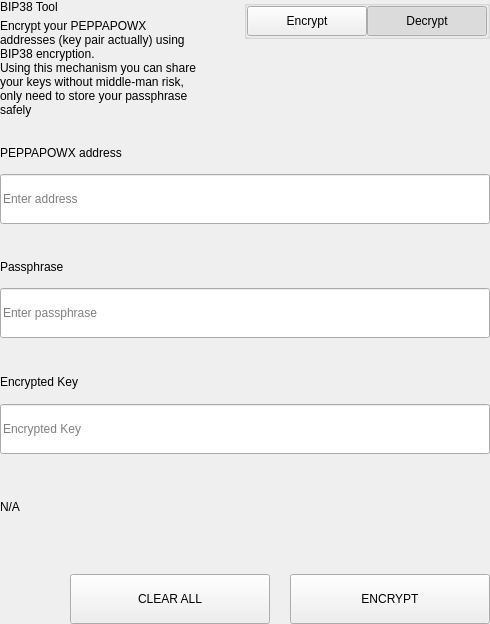
<?xml version="1.0" encoding="UTF-8"?>
<ui version="4.0">
 <class>SettingsBitToolWidget</class>
 <widget class="QWidget" name="SettingsBitToolWidget">
  <property name="geometry">
   <rect>
    <x>0</x>
    <y>0</y>
    <width>490</width>
    <height>624</height>
   </rect>
  </property>
  <property name="windowTitle">
   <string>Form</string>
  </property>
  <layout class="QVBoxLayout" name="verticalLayout">
   <property name="spacing">
    <number>0</number>
   </property>
   <property name="leftMargin">
    <number>0</number>
   </property>
   <property name="topMargin">
    <number>0</number>
   </property>
   <property name="rightMargin">
    <number>0</number>
   </property>
   <property name="bottomMargin">
    <number>0</number>
   </property>
   <item>
    <widget class="QWidget" name="left" native="true">
     <layout class="QVBoxLayout" name="verticalLayout_3">
      <property name="leftMargin">
       <number>0</number>
      </property>
      <property name="topMargin">
       <number>0</number>
      </property>
      <property name="rightMargin">
       <number>0</number>
      </property>
      <property name="bottomMargin">
       <number>0</number>
      </property>
      <item>
       <layout class="QVBoxLayout" name="verticalLayout_2">
        <property name="spacing">
         <number>0</number>
        </property>
        <item>
         <layout class="QHBoxLayout" name="horizontalLayout_3" stretch="3,1">
          <property name="spacing">
           <number>40</number>
          </property>
          <item>
           <layout class="QVBoxLayout" name="verticalLayoutTitle">
            <property name="spacing">
             <number>5</number>
            </property>
            <item>
             <widget class="QLabel" name="labelTitle">
              <property name="text">
               <string>BIP38 Tool</string>
              </property>
             </widget>
            </item>
            <item>
             <widget class="QLabel" name="labelSubtitle1">
              <property name="text">
               <string>Encrypt your PEPPAPOWX addresses (key pair actually) using BIP38 encryption.
Using this mechanism you can share your keys without middle-man risk, only need to store your passphrase safely</string>
              </property>
              <property name="wordWrap">
               <bool>true</bool>
              </property>
             </widget>
            </item>
           </layout>
          </item>
          <item alignment="Qt::AlignTop">
           <widget class="QGroupBox" name="groupBox">
            <property name="title">
             <string/>
            </property>
            <property name="alignment">
             <set>Qt::AlignLeading|Qt::AlignLeft|Qt::AlignTop</set>
            </property>
            <layout class="QHBoxLayout" name="horizontalLayout_4">
             <property name="spacing">
              <number>0</number>
             </property>
             <property name="leftMargin">
              <number>0</number>
             </property>
             <property name="topMargin">
              <number>0</number>
             </property>
             <property name="rightMargin">
              <number>0</number>
             </property>
             <property name="bottomMargin">
              <number>0</number>
             </property>
             <item>
              <spacer name="horizontalSpacer">
               <property name="orientation">
                <enum>Qt::Horizontal</enum>
               </property>
               <property name="sizeHint" stdset="0">
                <size>
                 <width>40</width>
                 <height>20</height>
                </size>
               </property>
              </spacer>
             </item>
             <item>
              <widget class="QPushButton" name="pushLeft">
               <property name="minimumSize">
                <size>
                 <width>120</width>
                 <height>30</height>
                </size>
               </property>
               <property name="maximumSize">
                <size>
                 <width>120</width>
                 <height>30</height>
                </size>
               </property>
               <property name="focusPolicy">
                <enum>Qt::NoFocus</enum>
               </property>
               <property name="text">
                <string>Encrypt</string>
               </property>
               <property name="checkable">
                <bool>true</bool>
               </property>
               <property name="autoExclusive">
                <bool>true</bool>
               </property>
              </widget>
             </item>
             <item>
              <widget class="QPushButton" name="pushRight">
               <property name="minimumSize">
                <size>
                 <width>120</width>
                 <height>30</height>
                </size>
               </property>
               <property name="maximumSize">
                <size>
                 <width>120</width>
                 <height>30</height>
                </size>
               </property>
               <property name="focusPolicy">
                <enum>Qt::NoFocus</enum>
               </property>
               <property name="text">
                <string>Decrypt</string>
               </property>
               <property name="checkable">
                <bool>true</bool>
               </property>
               <property name="checked">
                <bool>true</bool>
               </property>
               <property name="autoExclusive">
                <bool>true</bool>
               </property>
              </widget>
             </item>
            </layout>
           </widget>
          </item>
         </layout>
        </item>
        <item>
         <widget class="QStackedWidget" name="stackedWidget">
          <property name="currentIndex">
           <number>1</number>
          </property>
          <widget class="QWidget" name="pageDecrypt">
           <layout class="QVBoxLayout" name="verticalLayout_5">
            <property name="spacing">
             <number>0</number>
            </property>
            <property name="leftMargin">
             <number>0</number>
            </property>
            <property name="topMargin">
             <number>0</number>
            </property>
            <property name="rightMargin">
             <number>0</number>
            </property>
            <property name="bottomMargin">
             <number>0</number>
            </property>
            <item>
             <widget class="QWidget" name="widget" native="true">
              <property name="minimumSize">
               <size>
                <width>0</width>
                <height>100</height>
               </size>
              </property>
              <layout class="QVBoxLayout" name="verticalLayout_4">
               <property name="spacing">
                <number>0</number>
               </property>
               <property name="leftMargin">
                <number>0</number>
               </property>
               <property name="topMargin">
                <number>0</number>
               </property>
               <property name="rightMargin">
                <number>0</number>
               </property>
               <property name="bottomMargin">
                <number>0</number>
               </property>
               <item>
                <spacer name="verticalSpacer_2">
                 <property name="orientation">
                  <enum>Qt::Vertical</enum>
                 </property>
                 <property name="sizeType">
                  <enum>QSizePolicy::Fixed</enum>
                 </property>
                 <property name="sizeHint" stdset="0">
                  <size>
                   <width>20</width>
                   <height>20</height>
                  </size>
                 </property>
                </spacer>
               </item>
               <item>
                <layout class="QHBoxLayout" name="horizontalLayout_6" stretch="2">
                 <property name="spacing">
                  <number>0</number>
                 </property>
                 <item>
                  <layout class="QVBoxLayout" name="verticalLayout_7">
                   <property name="spacing">
                    <number>9</number>
                   </property>
                   <item>
                    <widget class="QLabel" name="labelSubtitleKey">
                     <property name="minimumSize">
                      <size>
                       <width>0</width>
                       <height>20</height>
                      </size>
                     </property>
                     <property name="maximumSize">
                      <size>
                       <width>16777215</width>
                       <height>20</height>
                      </size>
                     </property>
                     <property name="text">
                      <string>Encrypted key</string>
                     </property>
                    </widget>
                   </item>
                   <item>
                    <widget class="QLineEdit" name="lineEditKey">
                     <property name="minimumSize">
                      <size>
                       <width>0</width>
                       <height>50</height>
                      </size>
                     </property>
                     <property name="maximumSize">
                      <size>
                       <width>16777215</width>
                       <height>50</height>
                      </size>
                     </property>
                     <property name="placeholderText">
                      <string>Enter a encrypted key</string>
                     </property>
                    </widget>
                   </item>
                  </layout>
                 </item>
                </layout>
               </item>
               <item>
                <spacer name="verticalSpacer_3">
                 <property name="orientation">
                  <enum>Qt::Vertical</enum>
                 </property>
                 <property name="sizeType">
                  <enum>QSizePolicy::Fixed</enum>
                 </property>
                 <property name="sizeHint" stdset="0">
                  <size>
                   <width>20</width>
                   <height>20</height>
                  </size>
                 </property>
                </spacer>
               </item>
               <item>
                <layout class="QVBoxLayout" name="verticalLayout_9">
                 <property name="spacing">
                  <number>9</number>
                 </property>
                 <item>
                  <widget class="QLabel" name="labelSubtitlePassphrase">
                   <property name="maximumSize">
                    <size>
                     <width>16777215</width>
                     <height>20</height>
                    </size>
                   </property>
                   <property name="text">
                    <string>Passphrase</string>
                   </property>
                  </widget>
                 </item>
                 <item>
                  <widget class="QLineEdit" name="lineEditPassphrase">
                   <property name="minimumSize">
                    <size>
                     <width>0</width>
                     <height>50</height>
                    </size>
                   </property>
                   <property name="maximumSize">
                    <size>
                     <width>16777215</width>
                     <height>50</height>
                    </size>
                   </property>
                   <property name="placeholderText">
                    <string>Enter a passphrase</string>
                   </property>
                  </widget>
                 </item>
                </layout>
               </item>
               <item>
                <spacer name="verticalSpacer_4">
                 <property name="orientation">
                  <enum>Qt::Vertical</enum>
                 </property>
                 <property name="sizeType">
                  <enum>QSizePolicy::Fixed</enum>
                 </property>
                 <property name="sizeHint" stdset="0">
                  <size>
                   <width>20</width>
                   <height>20</height>
                  </size>
                 </property>
                </spacer>
               </item>
               <item>
                <widget class="QWidget" name="widget_3" native="true">
                 <property name="sizePolicy">
                  <sizepolicy hsizetype="Preferred" vsizetype="Fixed">
                   <horstretch>0</horstretch>
                   <verstretch>0</verstretch>
                  </sizepolicy>
                 </property>
                 <layout class="QVBoxLayout" name="verticalLayout_10">
                  <property name="spacing">
                   <number>9</number>
                  </property>
                  <property name="leftMargin">
                   <number>0</number>
                  </property>
                  <property name="topMargin">
                   <number>0</number>
                  </property>
                  <property name="rightMargin">
                   <number>0</number>
                  </property>
                  <property name="bottomMargin">
                   <number>0</number>
                  </property>
                  <item>
                   <widget class="QLabel" name="labelSubtitleDecryptResult">
                    <property name="minimumSize">
                     <size>
                      <width>0</width>
                      <height>20</height>
                     </size>
                    </property>
                    <property name="maximumSize">
                     <size>
                      <width>16777215</width>
                      <height>20</height>
                     </size>
                    </property>
                    <property name="text">
                     <string>Decrypted address result</string>
                    </property>
                   </widget>
                  </item>
                  <item>
                   <widget class="QWidget" name="widget_4" native="true">
                    <layout class="QHBoxLayout" name="horizontalLayout" stretch="6,0,1">
                     <property name="spacing">
                      <number>0</number>
                     </property>
                     <property name="leftMargin">
                      <number>0</number>
                     </property>
                     <property name="topMargin">
                      <number>0</number>
                     </property>
                     <property name="rightMargin">
                      <number>0</number>
                     </property>
                     <property name="bottomMargin">
                      <number>0</number>
                     </property>
                     <item alignment="Qt::AlignVCenter">
                      <widget class="QLineEdit" name="lineEditDecryptResult">
                       <property name="minimumSize">
                        <size>
                         <width>0</width>
                         <height>50</height>
                        </size>
                       </property>
                       <property name="maximumSize">
                        <size>
                         <width>16777215</width>
                         <height>50</height>
                        </size>
                       </property>
                       <property name="placeholderText">
                        <string>Decrypted Address</string>
                       </property>
                      </widget>
                     </item>
                     <item>
                      <spacer name="horizontalSpacer_4">
                       <property name="orientation">
                        <enum>Qt::Horizontal</enum>
                       </property>
                       <property name="sizeType">
                        <enum>QSizePolicy::Fixed</enum>
                       </property>
                       <property name="sizeHint" stdset="0">
                        <size>
                         <width>20</width>
                         <height>50</height>
                        </size>
                       </property>
                      </spacer>
                     </item>
                     <item>
                      <widget class="QPushButton" name="pushButtonImport">
                       <property name="minimumSize">
                        <size>
                         <width>140</width>
                         <height>40</height>
                        </size>
                       </property>
                       <property name="text">
                        <string>Import Address</string>
                       </property>
                      </widget>
                     </item>
                    </layout>
                   </widget>
                  </item>
                 </layout>
                </widget>
               </item>
               <item>
                <widget class="QLabel" name="statusLabel_DEC">
                 <property name="maximumSize">
                  <size>
                   <width>16777215</width>
                   <height>40</height>
                  </size>
                 </property>
                 <property name="text">
                  <string/>
                 </property>
                </widget>
               </item>
               <item>
                <spacer name="verticalSpacer">
                 <property name="orientation">
                  <enum>Qt::Vertical</enum>
                 </property>
                 <property name="sizeType">
                  <enum>QSizePolicy::Preferred</enum>
                 </property>
                 <property name="sizeHint" stdset="0">
                  <size>
                   <width>20</width>
                   <height>20</height>
                  </size>
                 </property>
                </spacer>
               </item>
               <item>
                <layout class="QHBoxLayout" name="horizontalLayout_7">
                 <property name="spacing">
                  <number>0</number>
                 </property>
                 <item>
                  <spacer name="horizontalSpacer_5">
                   <property name="orientation">
                    <enum>Qt::Horizontal</enum>
                   </property>
                   <property name="sizeType">
                    <enum>QSizePolicy::Expanding</enum>
                   </property>
                   <property name="sizeHint" stdset="0">
                    <size>
                     <width>40</width>
                     <height>20</height>
                    </size>
                   </property>
                  </spacer>
                 </item>
                 <item>
                  <widget class="QPushButton" name="pushButtonDecryptClear">
                   <property name="minimumSize">
                    <size>
                     <width>200</width>
                     <height>50</height>
                    </size>
                   </property>
                   <property name="maximumSize">
                    <size>
                     <width>200</width>
                     <height>50</height>
                    </size>
                   </property>
                   <property name="text">
                    <string>CLEAR</string>
                   </property>
                  </widget>
                 </item>
                 <item>
                  <spacer name="horizontalSpacer_3">
                   <property name="orientation">
                    <enum>Qt::Horizontal</enum>
                   </property>
                   <property name="sizeType">
                    <enum>QSizePolicy::Fixed</enum>
                   </property>
                   <property name="sizeHint" stdset="0">
                    <size>
                     <width>20</width>
                     <height>20</height>
                    </size>
                   </property>
                  </spacer>
                 </item>
                 <item>
                  <widget class="QPushButton" name="pushButtonDecrypt">
                   <property name="minimumSize">
                    <size>
                     <width>200</width>
                     <height>50</height>
                    </size>
                   </property>
                   <property name="maximumSize">
                    <size>
                     <width>200</width>
                     <height>50</height>
                    </size>
                   </property>
                   <property name="text">
                    <string>DECRYPT KEY</string>
                   </property>
                  </widget>
                 </item>
                </layout>
               </item>
              </layout>
             </widget>
            </item>
           </layout>
          </widget>
          <widget class="QWidget" name="pageEncrypt">
           <layout class="QVBoxLayout" name="verticalLayout_11">
            <property name="spacing">
             <number>0</number>
            </property>
            <property name="leftMargin">
             <number>0</number>
            </property>
            <property name="topMargin">
             <number>0</number>
            </property>
            <property name="rightMargin">
             <number>0</number>
            </property>
            <property name="bottomMargin">
             <number>0</number>
            </property>
            <item>
             <spacer name="verticalSpacer_8">
              <property name="orientation">
               <enum>Qt::Vertical</enum>
              </property>
              <property name="sizeType">
               <enum>QSizePolicy::Fixed</enum>
              </property>
              <property name="sizeHint" stdset="0">
               <size>
                <width>20</width>
                <height>20</height>
               </size>
              </property>
             </spacer>
            </item>
            <item>
             <widget class="QWidget" name="containerAddressEnc" native="true">
              <layout class="QVBoxLayout" name="containerAddressEncLayout">
               <property name="spacing">
                <number>5</number>
               </property>
               <property name="leftMargin">
                <number>0</number>
               </property>
               <property name="topMargin">
                <number>0</number>
               </property>
               <property name="rightMargin">
                <number>0</number>
               </property>
               <property name="bottomMargin">
                <number>0</number>
               </property>
               <item>
                <widget class="QLabel" name="labelSubtitleAddress">
                 <property name="minimumSize">
                  <size>
                   <width>0</width>
                   <height>20</height>
                  </size>
                 </property>
                 <property name="maximumSize">
                  <size>
                   <width>16777215</width>
                   <height>20</height>
                  </size>
                 </property>
                 <property name="text">
                  <string>PEPPAPOWX address</string>
                 </property>
                </widget>
               </item>
               <item>
                <widget class="QLineEdit" name="addressIn_ENC">
                 <property name="minimumSize">
                  <size>
                   <width>0</width>
                   <height>50</height>
                  </size>
                 </property>
                 <property name="placeholderText">
                  <string>Enter address</string>
                 </property>
                </widget>
               </item>
              </layout>
             </widget>
            </item>
            <item>
             <spacer name="verticalSpacer_6">
              <property name="orientation">
               <enum>Qt::Vertical</enum>
              </property>
              <property name="sizeType">
               <enum>QSizePolicy::Fixed</enum>
              </property>
              <property name="sizeHint" stdset="0">
               <size>
                <width>20</width>
                <height>20</height>
               </size>
              </property>
             </spacer>
            </item>
            <item>
             <widget class="QWidget" name="containerAddress" native="true">
              <layout class="QHBoxLayout" name="horizontalLayout_9" stretch="2">
               <property name="spacing">
                <number>0</number>
               </property>
               <property name="leftMargin">
                <number>0</number>
               </property>
               <property name="topMargin">
                <number>0</number>
               </property>
               <property name="rightMargin">
                <number>0</number>
               </property>
               <property name="bottomMargin">
                <number>0</number>
               </property>
               <item>
                <layout class="QVBoxLayout" name="verticalLayout_8">
                 <property name="spacing">
                  <number>5</number>
                 </property>
                 <item>
                  <widget class="QLabel" name="labelSubtitleMessage">
                   <property name="minimumSize">
                    <size>
                     <width>0</width>
                     <height>20</height>
                    </size>
                   </property>
                   <property name="maximumSize">
                    <size>
                     <width>16777215</width>
                     <height>20</height>
                    </size>
                   </property>
                   <property name="text">
                    <string>Passphrase</string>
                   </property>
                  </widget>
                 </item>
                 <item>
                  <widget class="QLineEdit" name="passphraseIn_ENC">
                   <property name="minimumSize">
                    <size>
                     <width>0</width>
                     <height>50</height>
                    </size>
                   </property>
                   <property name="maximumSize">
                    <size>
                     <width>16777215</width>
                     <height>50</height>
                    </size>
                   </property>
                   <property name="placeholderText">
                    <string>Enter passphrase</string>
                   </property>
                  </widget>
                 </item>
                </layout>
               </item>
              </layout>
             </widget>
            </item>
            <item>
             <spacer name="verticalSpacer_7">
              <property name="orientation">
               <enum>Qt::Vertical</enum>
              </property>
              <property name="sizeType">
               <enum>QSizePolicy::Fixed</enum>
              </property>
              <property name="sizeHint" stdset="0">
               <size>
                <width>20</width>
                <height>20</height>
               </size>
              </property>
             </spacer>
            </item>
            <item>
             <widget class="QWidget" name="widget_2" native="true">
              <property name="minimumSize">
               <size>
                <width>0</width>
                <height>75</height>
               </size>
              </property>
              <property name="maximumSize">
               <size>
                <width>16777215</width>
                <height>16777215</height>
               </size>
              </property>
              <layout class="QVBoxLayout" name="verticalLayout_6">
               <property name="leftMargin">
                <number>0</number>
               </property>
               <property name="topMargin">
                <number>0</number>
               </property>
               <property name="rightMargin">
                <number>0</number>
               </property>
               <property name="bottomMargin">
                <number>0</number>
               </property>
               <item>
                <widget class="QLabel" name="labelSubtitleEncryptedKey">
                 <property name="minimumSize">
                  <size>
                   <width>0</width>
                   <height>20</height>
                  </size>
                 </property>
                 <property name="maximumSize">
                  <size>
                   <width>16777215</width>
                   <height>20</height>
                  </size>
                 </property>
                 <property name="text">
                  <string>Encrypted Key</string>
                 </property>
                </widget>
               </item>
               <item>
                <widget class="QLineEdit" name="encryptedKeyOut_ENC">
                 <property name="minimumSize">
                  <size>
                   <width>0</width>
                   <height>50</height>
                  </size>
                 </property>
                 <property name="placeholderText">
                  <string>Encrypted Key</string>
                 </property>
                </widget>
               </item>
              </layout>
             </widget>
            </item>
            <item>
             <widget class="QLabel" name="statusLabel_ENC">
              <property name="text">
               <string notr="true">N/A</string>
              </property>
             </widget>
            </item>
            <item>
             <spacer name="verticalSpacer_5">
              <property name="orientation">
               <enum>Qt::Vertical</enum>
              </property>
              <property name="sizeType">
               <enum>QSizePolicy::Fixed</enum>
              </property>
              <property name="sizeHint" stdset="0">
               <size>
                <width>20</width>
                <height>20</height>
               </size>
              </property>
             </spacer>
            </item>
            <item>
             <layout class="QHBoxLayout" name="horizontalLayout_8">
              <property name="spacing">
               <number>0</number>
              </property>
              <item>
               <spacer name="horizontalSpacer_6">
                <property name="orientation">
                 <enum>Qt::Horizontal</enum>
                </property>
                <property name="sizeType">
                 <enum>QSizePolicy::Expanding</enum>
                </property>
                <property name="sizeHint" stdset="0">
                 <size>
                  <width>40</width>
                  <height>20</height>
                 </size>
                </property>
               </spacer>
              </item>
              <item>
               <widget class="QPushButton" name="pushButtonClear">
                <property name="minimumSize">
                 <size>
                  <width>200</width>
                  <height>50</height>
                 </size>
                </property>
                <property name="focusPolicy">
                 <enum>Qt::NoFocus</enum>
                </property>
                <property name="text">
                 <string>CLEAR ALL</string>
                </property>
               </widget>
              </item>
              <item>
               <spacer name="horizontalSpacer_2">
                <property name="orientation">
                 <enum>Qt::Horizontal</enum>
                </property>
                <property name="sizeType">
                 <enum>QSizePolicy::Fixed</enum>
                </property>
                <property name="sizeHint" stdset="0">
                 <size>
                  <width>20</width>
                  <height>20</height>
                 </size>
                </property>
               </spacer>
              </item>
              <item>
               <widget class="QPushButton" name="pushButtonEncrypt">
                <property name="minimumSize">
                 <size>
                  <width>200</width>
                  <height>50</height>
                 </size>
                </property>
                <property name="maximumSize">
                 <size>
                  <width>200</width>
                  <height>50</height>
                 </size>
                </property>
                <property name="focusPolicy">
                 <enum>Qt::NoFocus</enum>
                </property>
                <property name="text">
                 <string>ENCRYPT</string>
                </property>
               </widget>
              </item>
             </layout>
            </item>
           </layout>
          </widget>
         </widget>
        </item>
       </layout>
      </item>
     </layout>
    </widget>
   </item>
  </layout>
 </widget>
 <resources/>
 <connections/>
</ui>
